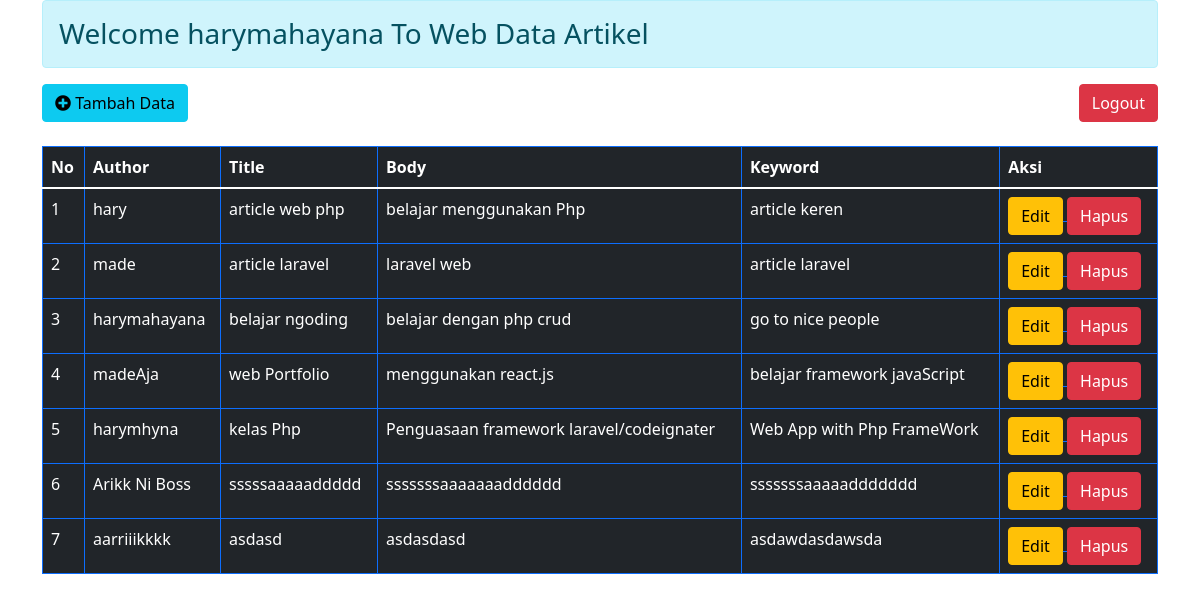
Page /crud/index.php (signed in) on the committed database.
### tables this page shows
CREATE TABLE `article` (
  `id` int(11) NOT NULL,
  `author` varchar(25) NOT NULL,
  `title` varchar(50) NOT NULL,
  `body` text NOT NULL,
  `keyword` varchar(255) NOT NULL
);

### crud/index.php (the view, shortened to what this page needs)
<!DOCTYPE html>
<html lang="en">
<head>
    <link rel="stylesheet" href="../assets/bootstrap/css/bootstrap.min.css">
    <link rel="stylesheet" href="../assets/fontawesome-free-5.15.4-web/css/all.css">
</head>
<body>
    <div class="container">
    <h3 class="alert alert-info"> Welcome
        <?= $_SESSION['fullname'];?> To Web Data Artikel
    </h3>
    <a href="tambah.php" class="btn btn-info"><i class="fas fa-plus-circle"></i> Tambah Data </a>
    <a href="logout.php" class="btn btn-danger float-end mb-3">Logout</a>
    <br><br>
<table class="table table-dark table-bordered border-primary" >
<thead>
    <tr>
        <th>No</th>
        <th>Author</th>
        <th>Title</th>
        <th>Body</th>
        <th>Keyword</th>
        <th>Aksi</th>
    </tr>
    <tbody>
        <?php
        require 'conn.php';
        $query = "SELECT * FROM article";
        $sql = mysqli_query($koneksi,$query);
        $no = 1;
        while ($data = mysqli_fetch_object($sql)) {
        ?>
        <tr>
        <td><?= $no++; ?></td>
        <td><?= $data->author; ?></td>
        <td><?= $data->title; ?></td>
        <td><?= $data->body; ?></td>
        <td><?= $data->keyword; ?></td>
       <td><a href="edit.php?url-id=<?= $data->id;?>">
       <input type="submit" value="Edit" class="btn btn-warning" >
       <?php
       if($_SESSION['role']=='admin'){
       ?>
    </a> <a href="hapus.php?id=<?= $data->id;?>">
       <input type="submit" value="Hapus" class="btn btn-danger" onclick="return confirm('Yakin Hapus Data?')">
       <?php
       }
       ?>
    </td>
    </tr>
    <?php
        }
        ?>
    </tbody>
</thead>
</table>
    </div>
</body>
</html>

### rows in the picture
article: author "hary", title "article web php", body "belajar menggunakan Php", keyword "article keren"
article: author "made", title "article laravel", body "laravel web", keyword "article laravel"
article: author "harymahayana", title "belajar ngoding", body "belajar dengan php crud", keyword "go to nice people"
article: author "madeAja", title "web Portfolio", body "menggunakan react.js", keyword "belajar framework javaScript"
article: author "harymhyna", title "kelas Php", body "Penguasaan framework laravel/codeignater", keyword "Web App with Php FrameWork"
article: author "Arikk Ni Boss", title "sssssaaaaaddddd", body "sssssssaaaaaaadddddd", keyword "sssssssaaaaaddddddd"
article: author "aarriiikkkk", title "asdasd", body "asdasdasd", keyword "asdawdasdawsda"

### other values in the picture
$_SESSION['fullname'] "harymahayana"
